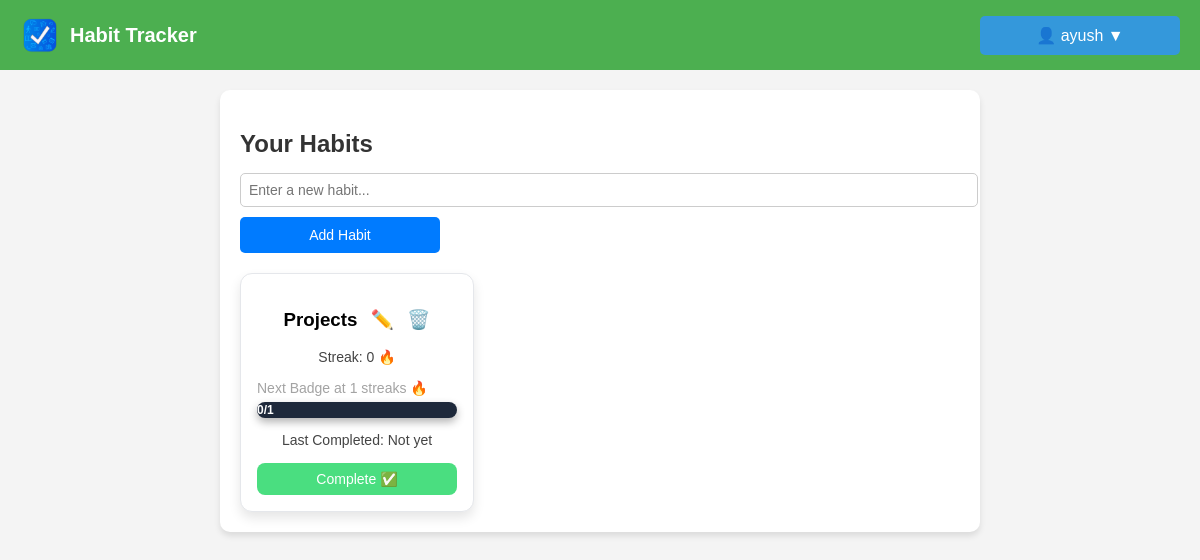
The page /manage-habits (signed in) on the database as committed earlier.
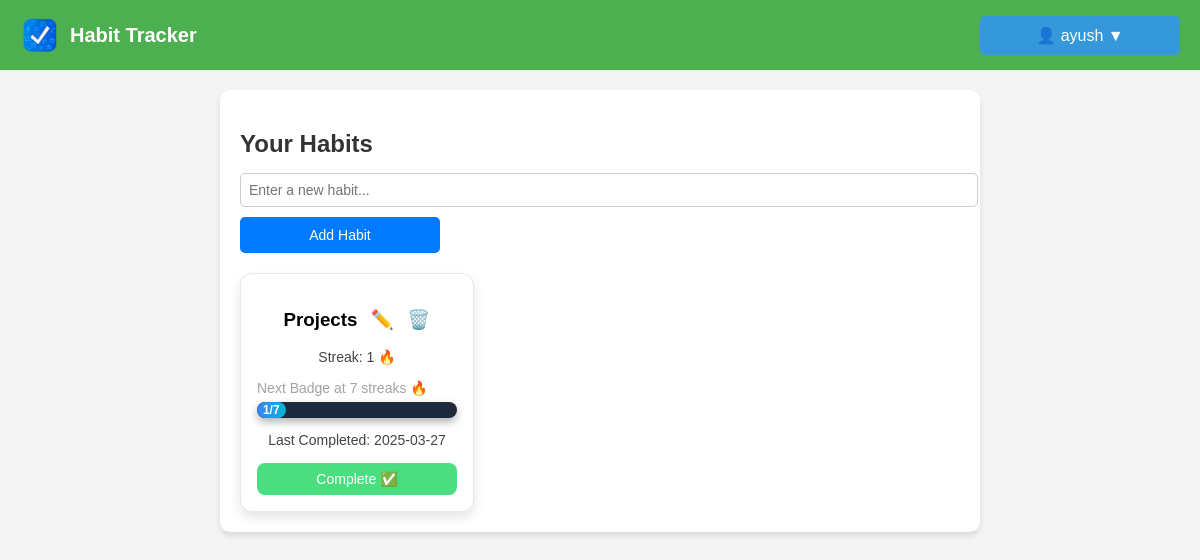
The same page on the database as committed later.
### models.py (models this page shows, shortened)
class Activity(db.Model):
    id = db.Column(db.Integer, primary_key=True)
    name = db.Column(db.String(120), nullable=False)
    user_id = db.Column(db.Integer, db.ForeignKey('user.id'), nullable=False)
    streak = db.Column(db.Integer, default=0)
    last_completed = db.Column(db.DateTime, default=None)
    date_added = db.Column(db.Date, default=datetime.utcnow)
    status = db.Column(db.String(10), default='active')

### routes.py (the view)
@main_bp.route('/manage-habits')
def manage_habits():
    if 'user_id' not in session:
        flash("Please log in to view your habits.", "danger")
        return redirect(url_for('main.login'))
    user_id = session['user_id']
    habits = Activity.query.filter(Activity.user_id == user_id, Activity.status == "active").all()
    return render_template('manage_habits.html', activities=habits)

### templates/manage_habits.html (shortened to what this page needs)
<!DOCTYPE html>
<html lang="en">
  <head>
    <link
      rel="stylesheet"
      href="{{ url_for('static', filename='styles.css') }}"
    />
  </head>
  <body>
    <nav class="navbar">
      <div class="logo">
        <img
          src="{{ url_for('static', filename='logo.png') }}"
          alt="Habit Tracker Logo"
        />
        <span class="app-name">Habit Tracker</span>
      </div>
      <div class="nav-buttons">
        {% if session['user_id'] %}
        <div class="dropdown">
          <button class="dropbtn">👤 {{ session['username'] }} ▼</button>
        </div>
        {% else %}
        <a href="{{ url_for('main.register') }}" class="btn">Register</a>
        <a href="{{ url_for('main.login') }}" class="btn btn-outline">Login</a>
        {% endif %}
      </div>
    </nav>
    <div class="container">
      <h2>Your Habits</h2>
      <form
        method="POST"
        action="{{ url_for('main.add_habit') }}"
        class="habit-form"
      >
        <input
          type="text"
          name="habit_name"
          placeholder="Enter a new habit..."
          required
        />
        <button type="submit">Add Habit</button>
      </form>
      <div class="habit-list">
        {% if activities %} {% for habit in activities %} {% set
        badge_milestones = [1, 7, 30, 180, 360] %} {% set next_badge =
        badge_milestones | select("greaterthan", habit.streak) | list | first %}
        <div class="habit-card">
          <h3>
            {{ habit.name }}
            <a
              href="{{ url_for('main.edit_habit', habit_id=habit.id) if habit.id else '#' }}"
              title="Edit Habit"
              >✏️</a
            >
            <a
              href="{{ url_for('main.confirm_delete', habit_id=habit.id) }}"
              title="Delete Habit"
              >🗑️</a
            >
          </h3>
          <p>Streak: {{ habit.streak }} 🔥</p>
          {% if next_badge %}
          <p class="next-badge-info">
            Next Badge at {{ next_badge }} streaks 🔥
          </p>
          <div class="progress-container next-badge-bar">
            <div
              class="progress-bar-next"
              style="width: {{ (habit.streak / next_badge) * 100 }}%;"
            >
              {{ habit.streak }}/{{ next_badge }}
            </div>
          </div>
          {% else %}
          <p class="next-badge-info">
            🎯 You've unlocked all badges! Keep going! 🚀
          </p>
          {% endif %}
          <p>
            Last Completed: {{ habit.last_completed.strftime('%Y-%m-%d') if
            habit.last_completed else "Not yet" }}
          </p>
          <form
            action="{{ url_for('main.complete_habit', habit_id=habit.id) }}"
            method="POST"
          >
            <button type="submit" class="complete-btn">Complete ✅</button>
          </form>
        </div>
        {% endfor %} {% else %}
        <p>
          No habits found.
          <a href="{{ url_for('main.manage_habits') }}">Add a new habit</a>
        </p>
        {% endif %}
      </div>
    </div>
  </body>
</html>

### static/styles.css (style rules this page uses)
body { margin: 0; padding: 0; font-family: Arial, sans-serif; background-color: #f4f4f4; }
.navbar { display: flex; justify-content: space-between; align-items: center; background-color: #4CAF50; padding: 15px 20px; color: white; }
.logo { display: flex; align-items: center; }
.logo img { width: 40px; height: 40px; margin-right: 10px; }
.app-name { font-size: 20px; font-weight: bold; }
.dropbtn { background-color: #3498db; color: white; padding: 10px 16px; font-size: 16px; border: none; cursor: pointer; border-radius: 5px; }
.dropdown { position: relative; display: inline-block; }
.container { width: 60%; margin: 20px auto; padding: 20px; background: white; box-shadow: 0px 4px 6px rgba(0, 0, 0, 0.1); border-radius: 10px; }
.habit-form { display: flex; gap: 10px; margin-bottom: 20px; }
.habit-form input { flex: 1; padding: 10px; border: 1px solid #ccc; border-radius: 5px; }
.habit-form button { background: #007BFF; color: white; border: none; padding: 10px 15px; border-radius: 5px; cursor: pointer; }
.habit-list { display: flex; flex-wrap: wrap; gap: 15px; }
.habit-card { background: white; padding: 15px; border-radius: 10px; box-shadow: 0px 4px 6px rgba(0, 0, 0, 0.1); text-align: center; width: 200px; }
.complete-btn { background: #28a745; color: white; border: none; padding: 8px 12px; border-radius: 5px; cursor: pointer; }
h2 { color: #333; margin-bottom: 15px; }
form { display: flex; flex-direction: column; gap: 10px; }
input[type="text"] { padding: 8px; width: 100%; border: 1px solid #ccc; border-radius: 5px; font-size: 14px; }
button { padding: 8px 12px; width: 200px; border: none; border-radius: 5px; font-size: 14px; cursor: pointer; transition: 0.3s ease-in-out; }
p { font-size: 14px; color: #444; margin-bottom: 15px; }
.progress-container { background-color: #1e293b; border-radius: 12px; overflow: hidden; height: 16px; margin-bottom: 8px; position: relative; box-shadow: 0 4px 8px rgba(0,0,0,0.3); }
.progress-bar-next { height: 100%; background: linear-gradient(90deg, #3b82f6, #06b6d4); text-align: center; line-height: 16px; color: #fff; font-size: 12px; font-weight: bold; border-radius: 12px; transition: width 0.5s ease-in-out; }
.next-badge-info { font-size: 14px; color: #a3a3a3; margin-bottom: 6px; text-align: left; }
.complete-btn { background-color: #4ade80; color: #fff; padding: 8px 16px; border: none; border-radius: 8px; cursor: pointer; transition: background 0.3s ease; }
.habit-card { background-color: #ffffff; border: 1px solid #e5e7eb; padding: 16px; border-radius: 12px; box-shadow: 0 6px 12px rgba(0,0,0,0.1); transition: transform 0.2s ease; }
.habit-card h3 a { color: #3b82f6; margin-left: 8px; text-decoration: none; transition: color 0.2s ease; }

Rows that differ between the two databases and show on the page:
changed Activity "Projects": streak "0" → "1"; next_badge "1" → "7"; last_completed "Not yet" → "2025-03-27"
